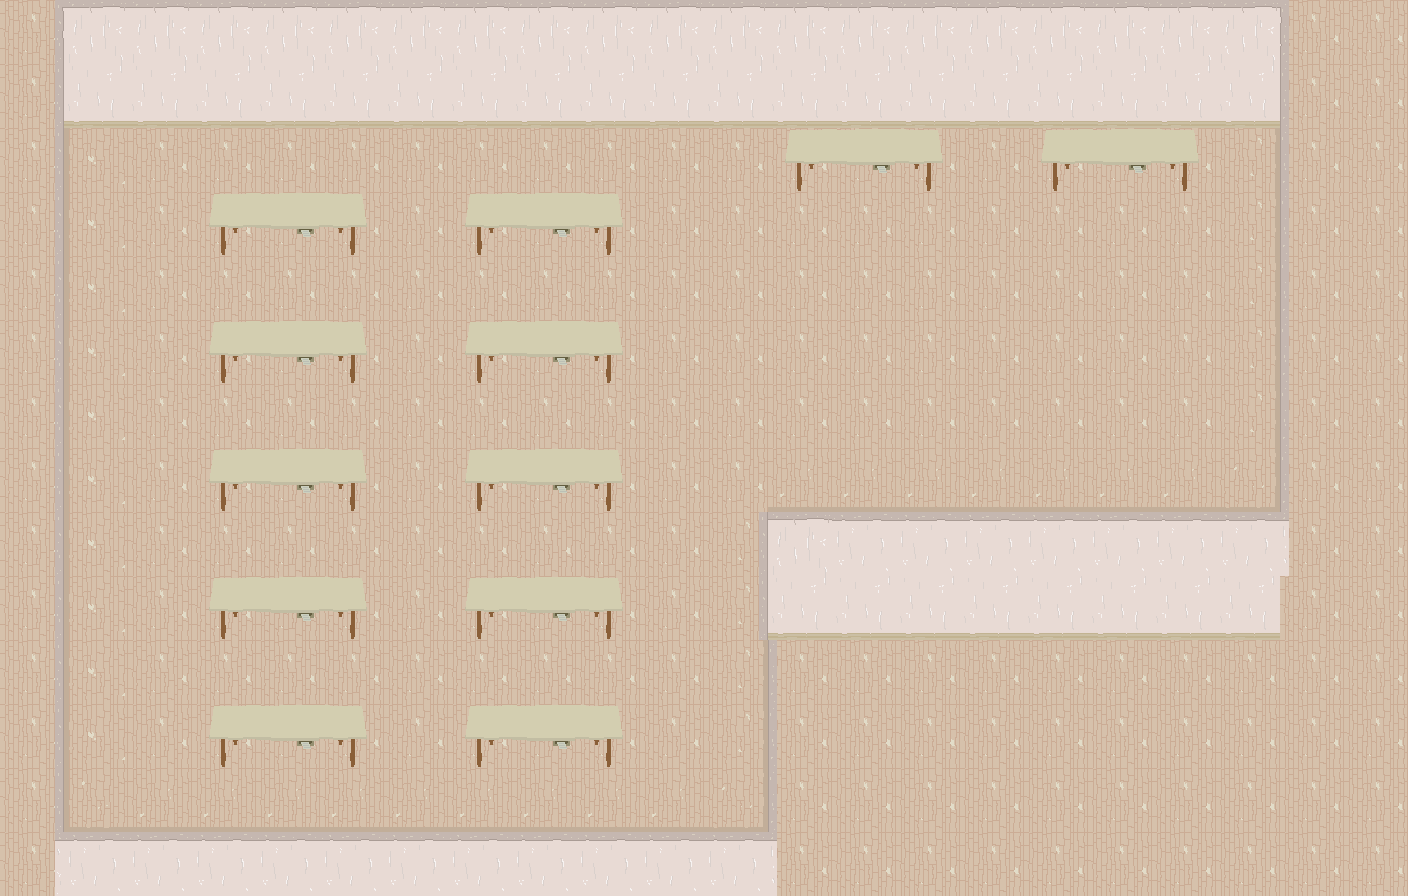

The image is a tile-based game level rendered from a .tmx file. Its description and complete source (layers, tilesets, objects, tile grids) follow:
An orthogonal 22x14 tile map with 64x64 px tiles, 2 tile layers (bg, fg) and 1 object.

<map version="1.5" tiledversion="1.7.2" orientation="orthogonal" renderorder="right-down" width="22" height="14" tilewidth="64" tileheight="64" infinite="0" nextlayerid="4" nextobjectid="5">
 <tileset firstgid="1" source="tiles.tsx" />
 <layer id="1" name="bg" width="22" height="14">
  <data encoding="csv">
26,26,26,26,26,26,26,26,26,26,26,26,26,26,26,26,26,26,26,26,26,26,
26,9,10,10,10,10,10,10,10,10,10,10,10,10,10,10,10,10,10,11,26,26,
26,25,26,26,26,26,26,26,26,26,26,26,26,26,26,26,26,26,26,27,26,26,
26,25,26,26,26,26,26,26,26,26,26,26,26,26,26,26,26,26,26,27,26,26,
26,25,26,26,26,26,26,26,26,26,26,26,26,26,26,26,26,26,26,27,26,26,
26,25,26,26,26,26,26,26,26,26,26,26,26,26,26,26,26,26,26,27,26,26,
26,25,26,26,26,26,26,26,26,26,26,26,26,26,26,26,26,26,26,27,26,26,
26,25,26,26,26,26,26,26,26,26,26,26,42,42,42,42,42,42,42,43,26,26,
26,25,26,26,26,26,26,26,26,26,26,27,26,26,26,26,26,26,26,26,26,26,
26,25,26,26,26,26,26,26,26,26,26,27,26,26,26,26,26,26,26,26,26,26,
26,25,26,26,26,26,26,26,26,26,26,27,26,26,26,26,26,26,26,26,26,26,
26,25,26,26,26,26,26,26,26,26,26,27,26,26,26,26,26,26,26,26,26,26,
26,41,42,42,42,42,42,42,42,42,42,43,26,26,26,26,26,26,26,26,26,26,
26,26,26,26,26,26,26,26,26,26,26,26,26,26,26,26,26,26,26,26,26,26
</data>
 </layer>
 <layer id="2" name="fg" width="22" height="14">
  <data encoding="csv">
5,6,6,6,6,6,6,6,6,6,6,6,6,6,6,6,6,6,6,6,7,0,
21,22,22,22,22,22,22,22,22,22,22,22,22,22,22,22,22,22,22,22,23,0,
21,0,0,0,0,0,0,0,0,0,0,0,17,18,19,0,17,18,19,0,23,0,
21,0,0,17,18,19,0,17,18,19,0,0,0,0,0,0,0,0,0,0,23,24,
21,0,0,0,0,0,0,0,0,0,0,0,0,0,0,0,0,0,0,0,23,0,
21,0,0,17,18,19,0,17,18,19,0,0,0,0,0,0,0,0,0,0,23,0,
21,0,0,0,0,0,0,0,0,0,0,0,0,0,0,0,0,0,0,0,23,0,
21,0,0,17,18,19,0,17,18,19,0,0,0,0,0,0,0,0,0,0,23,0,
21,0,0,0,0,0,0,0,0,0,0,21,6,38,38,38,38,38,38,38,39,0,
21,0,0,17,18,19,0,17,18,19,0,21,22,22,22,22,22,22,22,22,0,0,
21,0,0,0,0,0,0,0,0,0,0,0,23,0,0,0,0,0,0,0,0,0,
21,0,0,17,18,19,0,17,18,19,0,0,23,0,0,0,0,0,0,0,0,0,
21,0,0,0,0,0,0,0,0,0,0,0,23,0,0,0,0,0,0,0,0,0,
37,38,38,38,38,38,38,38,38,38,38,38,39,0,0,0,0,0,0,0,0,0
</data>
 </layer>
 <objectgroup id="3" name="collider">
  <object id="4" x="64" y="875">
   <polygon points="-11.25,2.75 704,-2 704,-323 1217,-322 1216,-748.333 -3.25,-749.833 -2.25,1.75 -58,1 -56,-860 1300,-860 1302,-259 740,7 -14,11" />
  </object>
 </objectgroup>
</map>